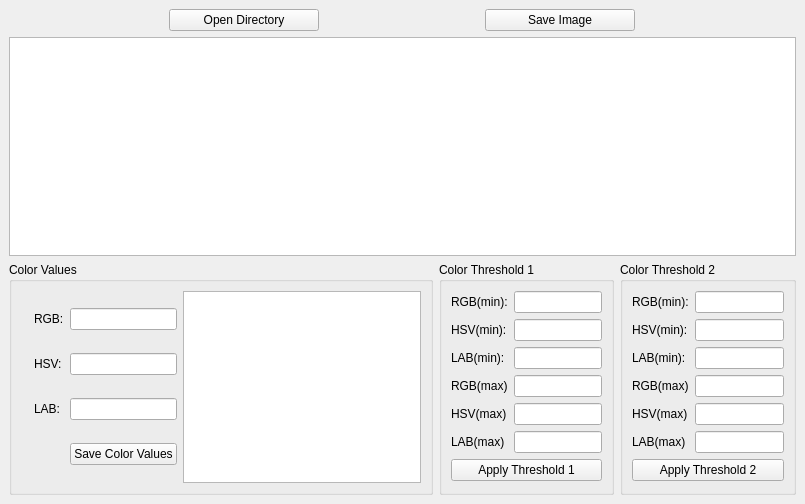
<?xml version="1.0" encoding="UTF-8"?>
<ui version="4.0">
 <class>MainWindow</class>
 <widget class="QMainWindow" name="MainWindow">
  <property name="geometry">
   <rect>
    <x>0</x>
    <y>0</y>
    <width>805</width>
    <height>504</height>
   </rect>
  </property>
  <property name="sizePolicy">
   <sizepolicy hsizetype="Preferred" vsizetype="Preferred">
    <horstretch>0</horstretch>
    <verstretch>0</verstretch>
   </sizepolicy>
  </property>
  <property name="minimumSize">
   <size>
    <width>313</width>
    <height>234</height>
   </size>
  </property>
  <property name="maximumSize">
   <size>
    <width>300000</width>
    <height>300000</height>
   </size>
  </property>
  <property name="windowTitle">
   <string>ImageProcTool</string>
  </property>
  <widget class="QWidget" name="centralwidget">
   <layout class="QGridLayout" name="gridLayout">
    <item row="0" column="0">
     <layout class="QHBoxLayout" name="horizontalLayout">
      <item>
       <widget class="QPushButton" name="open_dir">
        <property name="sizePolicy">
         <sizepolicy hsizetype="Preferred" vsizetype="Preferred">
          <horstretch>0</horstretch>
          <verstretch>0</verstretch>
         </sizepolicy>
        </property>
        <property name="maximumSize">
         <size>
          <width>150</width>
          <height>40</height>
         </size>
        </property>
        <property name="text">
         <string>Open Directory</string>
        </property>
       </widget>
      </item>
      <item>
       <widget class="QPushButton" name="save_image">
        <property name="sizePolicy">
         <sizepolicy hsizetype="Preferred" vsizetype="Preferred">
          <horstretch>0</horstretch>
          <verstretch>0</verstretch>
         </sizepolicy>
        </property>
        <property name="maximumSize">
         <size>
          <width>150</width>
          <height>40</height>
         </size>
        </property>
        <property name="text">
         <string>Save Image</string>
        </property>
       </widget>
      </item>
     </layout>
    </item>
    <item row="1" column="0">
     <layout class="QVBoxLayout" name="verticalLayout_3">
      <item>
       <widget class="QGraphicsView" name="display_image"/>
      </item>
     </layout>
    </item>
    <item row="2" column="0">
     <layout class="QHBoxLayout" name="horizontalLayout_2">
      <item>
       <widget class="QGroupBox" name="groupBox">
        <property name="title">
         <string>Color Values</string>
        </property>
        <layout class="QHBoxLayout" name="horizontalLayout_3">
         <item>
          <widget class="QLabel" name="label_3">
           <property name="text">
            <string/>
           </property>
          </widget>
         </item>
         <item>
          <layout class="QGridLayout" name="gridLayout_2">
           <item row="2" column="0">
            <widget class="QLabel" name="label_2">
             <property name="text">
              <string>LAB:</string>
             </property>
            </widget>
           </item>
           <item row="0" column="1">
            <widget class="QLineEdit" name="lineEdit"/>
           </item>
           <item row="2" column="1">
            <widget class="QLineEdit" name="lineEdit_3"/>
           </item>
           <item row="0" column="0">
            <widget class="QLabel" name="label">
             <property name="text">
              <string>RGB:</string>
             </property>
            </widget>
           </item>
           <item row="1" column="0">
            <widget class="QLabel" name="label_4">
             <property name="text">
              <string>HSV:</string>
             </property>
            </widget>
           </item>
           <item row="1" column="1">
            <widget class="QLineEdit" name="lineEdit_2"/>
           </item>
           <item row="3" column="1">
            <widget class="QPushButton" name="pushButton">
             <property name="text">
              <string>Save Color Values</string>
             </property>
            </widget>
           </item>
          </layout>
         </item>
         <item>
          <widget class="QTextBrowser" name="textBrowser"/>
         </item>
        </layout>
       </widget>
      </item>
      <item>
       <widget class="QGroupBox" name="groupBox_2">
        <property name="title">
         <string>Color Threshold 1</string>
        </property>
        <layout class="QVBoxLayout" name="verticalLayout">
         <item>
          <layout class="QGridLayout" name="gridLayout_3">
           <item row="0" column="1">
            <widget class="QLineEdit" name="lineEdit_4"/>
           </item>
           <item row="1" column="1">
            <widget class="QLineEdit" name="lineEdit_6"/>
           </item>
           <item row="1" column="0">
            <widget class="QLabel" name="label_7">
             <property name="text">
              <string>HSV(min):</string>
             </property>
            </widget>
           </item>
           <item row="2" column="1">
            <widget class="QLineEdit" name="lineEdit_5"/>
           </item>
           <item row="3" column="0">
            <widget class="QLabel" name="label_8">
             <property name="text">
              <string>RGB(max)</string>
             </property>
            </widget>
           </item>
           <item row="0" column="0">
            <widget class="QLabel" name="label_6">
             <property name="text">
              <string>RGB(min):</string>
             </property>
            </widget>
           </item>
           <item row="2" column="0">
            <widget class="QLabel" name="label_5">
             <property name="text">
              <string>LAB(min):</string>
             </property>
            </widget>
           </item>
           <item row="4" column="0">
            <widget class="QLabel" name="label_9">
             <property name="text">
              <string>HSV(max)</string>
             </property>
            </widget>
           </item>
           <item row="5" column="0">
            <widget class="QLabel" name="label_10">
             <property name="text">
              <string>LAB(max)</string>
             </property>
            </widget>
           </item>
           <item row="3" column="1">
            <widget class="QLineEdit" name="lineEdit_7"/>
           </item>
           <item row="4" column="1">
            <widget class="QLineEdit" name="lineEdit_8"/>
           </item>
           <item row="5" column="1">
            <widget class="QLineEdit" name="lineEdit_9"/>
           </item>
          </layout>
         </item>
         <item>
          <widget class="QPushButton" name="pushButton_2">
           <property name="text">
            <string>Apply Threshold 1</string>
           </property>
          </widget>
         </item>
        </layout>
       </widget>
      </item>
      <item>
       <widget class="QGroupBox" name="groupBox_3">
        <property name="title">
         <string>Color Threshold 2</string>
        </property>
        <layout class="QVBoxLayout" name="verticalLayout_2">
         <item>
          <layout class="QGridLayout" name="gridLayout_4">
           <item row="0" column="0">
            <widget class="QLabel" name="label_11">
             <property name="text">
              <string>RGB(min):</string>
             </property>
            </widget>
           </item>
           <item row="0" column="1">
            <widget class="QLineEdit" name="lineEdit_10"/>
           </item>
           <item row="1" column="0">
            <widget class="QLabel" name="label_13">
             <property name="text">
              <string>HSV(min):</string>
             </property>
            </widget>
           </item>
           <item row="1" column="1">
            <widget class="QLineEdit" name="lineEdit_11"/>
           </item>
           <item row="2" column="0">
            <widget class="QLabel" name="label_16">
             <property name="text">
              <string>LAB(min):</string>
             </property>
            </widget>
           </item>
           <item row="2" column="1">
            <widget class="QLineEdit" name="lineEdit_12"/>
           </item>
           <item row="3" column="0">
            <widget class="QLabel" name="label_15">
             <property name="text">
              <string>RGB(max)</string>
             </property>
            </widget>
           </item>
           <item row="3" column="1">
            <widget class="QLineEdit" name="lineEdit_13"/>
           </item>
           <item row="4" column="0">
            <widget class="QLabel" name="label_14">
             <property name="text">
              <string>HSV(max)</string>
             </property>
            </widget>
           </item>
           <item row="4" column="1">
            <widget class="QLineEdit" name="lineEdit_14"/>
           </item>
           <item row="5" column="0">
            <widget class="QLabel" name="label_12">
             <property name="text">
              <string>LAB(max)</string>
             </property>
            </widget>
           </item>
           <item row="5" column="1">
            <widget class="QLineEdit" name="lineEdit_15"/>
           </item>
          </layout>
         </item>
         <item>
          <widget class="QPushButton" name="pushButton_3">
           <property name="text">
            <string>Apply Threshold 2</string>
           </property>
          </widget>
         </item>
        </layout>
       </widget>
      </item>
     </layout>
    </item>
   </layout>
  </widget>
  <widget class="QMenuBar" name="menubar">
   <property name="geometry">
    <rect>
     <x>0</x>
     <y>0</y>
     <width>805</width>
     <height>21</height>
    </rect>
   </property>
  </widget>
 </widget>
 <resources/>
 <connections/>
</ui>
